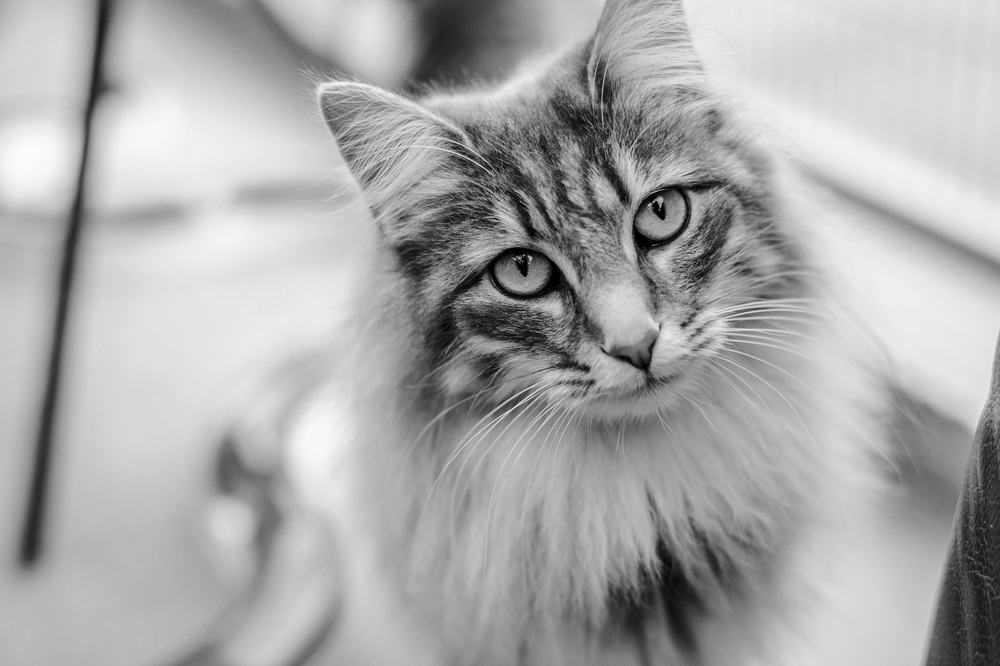
%> input picture edge_enhancing/cat.tif, 1000 x 666 px, shrunk from 2000 x 1331 before the run
$ octave unsharp_masking.m   (GNU Octave 9; MATLAB toolbox functions it lacks are replaced by stand-ins)
%> lines starting %> are read from the running program, lines starting %| are printed output that depends on the picture
% unsharp masking
% the idea of sharp masking is to substract a scaled 'unsharp' version of
% the image from the original.
im = imread('cat.tif');
%> im is the input picture: size 666x1000 uint8; min 0, max 253, mean 170.3
f = fspecial('average');
im_f = filter2(f,im);
im_u = double(im) - im_f/1.5;
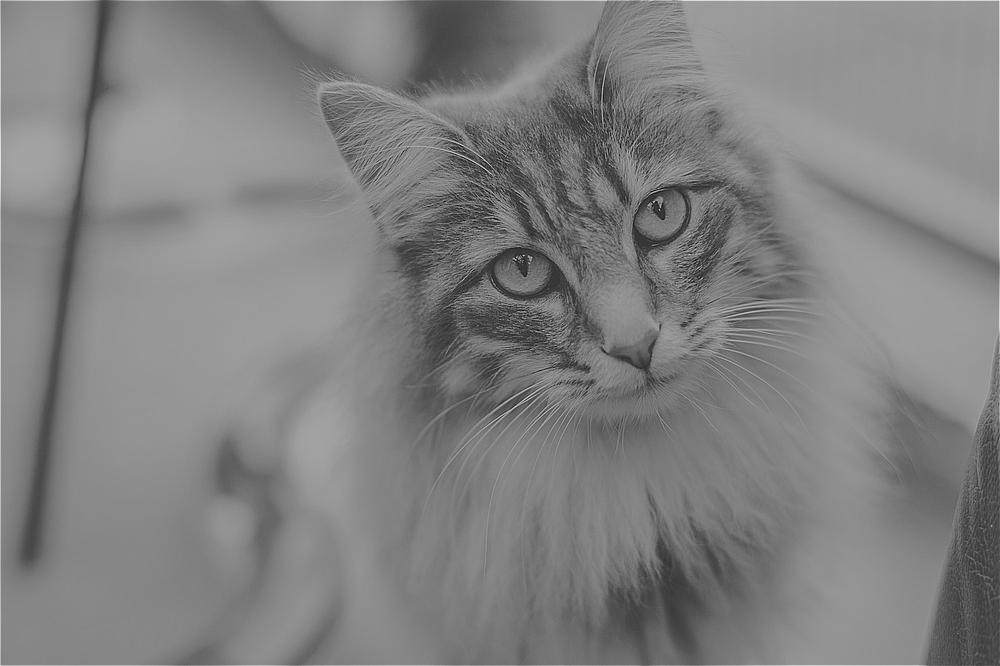
%> im_u: size 666x1000 double; min -43.07, max 154.8, mean 57; drawn with min black and max white
im_u = im_u/80;

% directly use command
im_f_u = fspecial('unsharp',0.5);
im_un = filter2(im_f_u, im);

figure,
subplot(2,2,1), imshow(im),title('original_img');
subplot(2,2,2), imshow(im_u),title('unsharp_enhancement');
%> after `imshow(im_u)`:
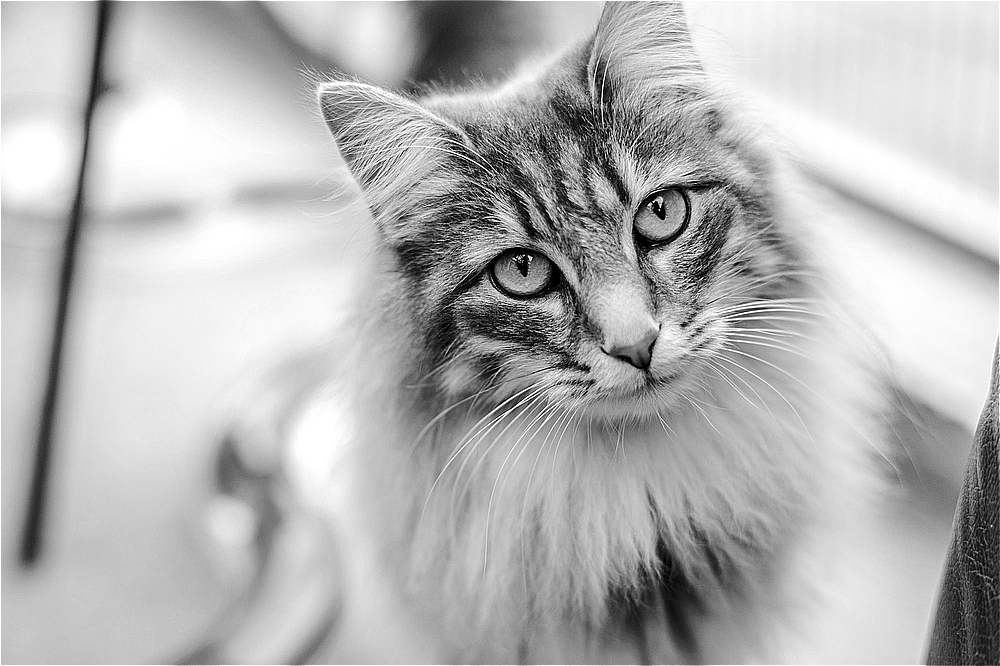
%> displayed picture: size 666x1000, on the screen's scale of 0 to 255; min 0, max 255, mean 181.2
subplot(2,2,3), imshow(im_un/255),title('unsharp_enhancement_unsharp');
